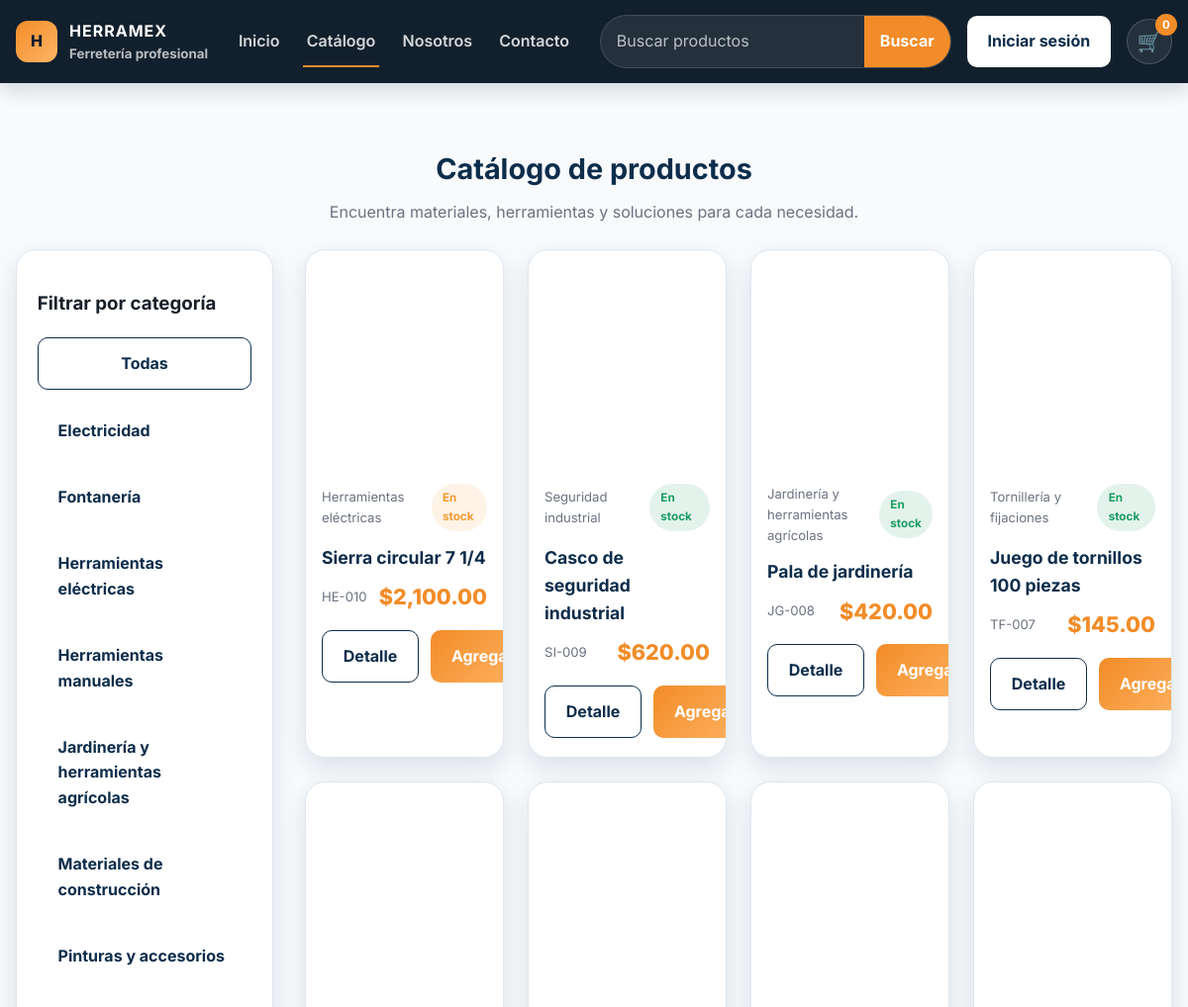
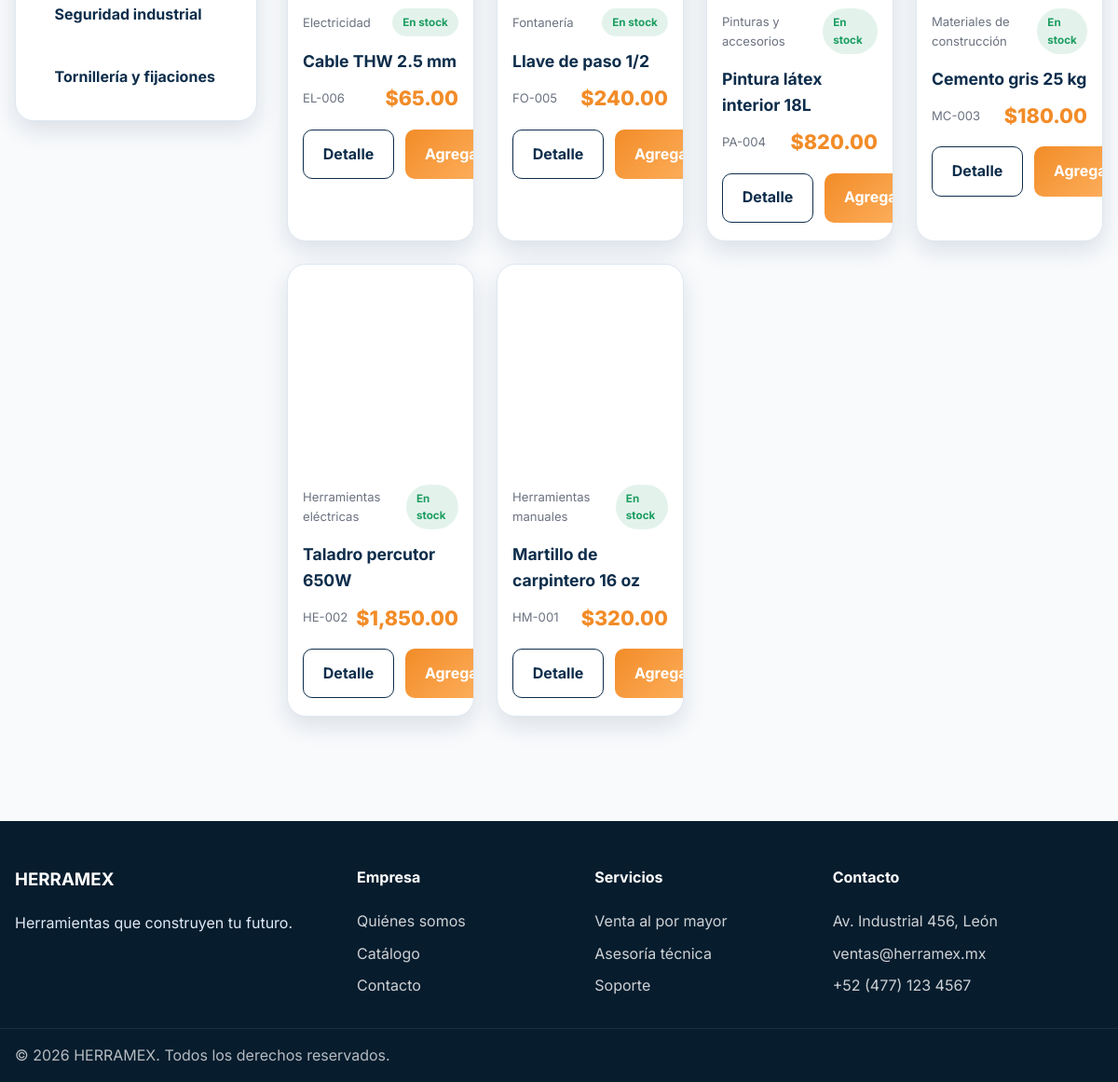
/catalogo.php, run on the app's committed database (2 pictures, top to bottom).
### tables this page shows
CREATE TABLE categorias (
    id INT AUTO_INCREMENT PRIMARY KEY,
    nombre VARCHAR(120) NOT NULL,
    descripcion TEXT,
    imagen VARCHAR(255) DEFAULT NULL,
    estado ENUM('activo','inactivo') NOT NULL DEFAULT 'activo',
    created_at TIMESTAMP DEFAULT CURRENT_TIMESTAMP,
    UNIQUE KEY uq_categoria_nombre (nombre)
);

CREATE TABLE productos (
    id INT AUTO_INCREMENT PRIMARY KEY,
    codigo VARCHAR(50) NOT NULL UNIQUE,
    nombre VARCHAR(180) NOT NULL,
    descripcion TEXT NOT NULL,
    categoria_id INT NOT NULL,
    precio DECIMAL(10,2) NOT NULL,
    stock INT NOT NULL DEFAULT 0,
    imagen VARCHAR(255) DEFAULT NULL,
    estado ENUM('activo','inactivo') NOT NULL DEFAULT 'activo',
    es_promo TINYINT(1) NOT NULL DEFAULT 0,
    created_at TIMESTAMP DEFAULT CURRENT_TIMESTAMP,
    CONSTRAINT fk_productos_categoria FOREIGN KEY (categoria_id) REFERENCES categorias(id) ON DELETE RESTRICT ON UPDATE CASCADE,
    INDEX idx_productos_categoria (categoria_id),
    INDEX idx_productos_nombre (nombre),
    INDEX idx_productos_stock (stock)
);

### includes/funciones.php (called while the page is built, shortened)
<?php
require_once __DIR__ . '/../config/database.php';
function e($value): string
{
    return htmlspecialchars((string) $value, ENT_QUOTES, 'UTF-8');
}
function format_money($amount): string
{
    return '$' . number_format((float) $amount, 2, '.', ',');
}
function current_user(): ?array
{
    return $_SESSION['user'] ?? null;
}
function get_product_image($image): string
{
    if (strpos($image, 'http') === 0) {
        return $image;
    }
    return 'assets/img/' . ltrim($image, '/');
}
function get_cart(): array
{
    return $_SESSION['cart'] ?? [];
}
function cart_count(): int
{
    $count = 0;
    return $count;
}
function get_products_list(array $filters = []): array
{
    $pdo = getDb();
    $sql = 'SELECT p.*, c.nombre AS categoria FROM productos p LEFT JOIN categorias c ON c.id = p.categoria_id WHERE p.estado = :estado';
    $params = [':estado' => 'activo'];
    $sql .= ' ORDER BY p.id DESC';
    $stmt = $pdo->prepare($sql);
    $stmt->execute($params);
    return $stmt->fetchAll();
}
function get_categories(): array
{
    $stmt = getDb()->query('SELECT * FROM categorias ORDER BY nombre ASC');
    return $stmt->fetchAll();
}

### config/database.php (called while the page is built)
<?php
function getDb(): PDO
{
    static $pdo = null;
    if ($pdo instanceof PDO) {
        return $pdo;
    }
    $host = getenv('DB_HOST') ?: 'localhost';
    $dbName = getenv('DB_NAME') ?: 'herramex';
    $dbUser = getenv('DB_USER') ?: 'root';
    $dbPass = getenv('DB_PASS') ?: '';
    $port = getenv('DB_PORT') ?: '3306';
    $dsn = sprintf('mysql:host=%s;port=%s;dbname=%s;charset=utf8mb4', $host, $port, $dbName);
    $options = [
        PDO::ATTR_ERRMODE => PDO::ERRMODE_EXCEPTION,
        PDO::ATTR_DEFAULT_FETCH_MODE => PDO::FETCH_ASSOC,
        PDO::ATTR_EMULATE_PREPARES => false,
    ];
    try {
        $pdo = new PDO($dsn, $dbUser, $dbPass, $options);
        return $pdo;
    } catch (PDOException $e) {
        http_response_code(500);
        die('No se pudo conectar a la base de datos. Verifica la configuración en config/database.php y que MySQL esté activo.');
    }
}

### catalogo.php (the view, shortened to what this page needs)
<?php
require_once __DIR__ . '/includes/header.php';
$search = trim($_GET['q'] ?? '');
$categoryId = isset($_GET['categoria']) ? (int) $_GET['categoria'] : null;
$categories = get_categories();
$products = get_products_list([
    'categoria_id' => $categoryId,
    'search' => $search,
]);
?>
<section class="section">
    <div class="container">
        <div class="section-header">
            <h2>Catálogo de productos</h2>
            <p>Encuentra materiales, herramientas y soluciones para cada necesidad.</p>
        </div>
        <div class="grid" style="grid-template-columns: 260px 1fr; gap: 2rem; align-items:start;">
            <aside class="info-card">
                <h3>Filtrar por categoría</h3>
                <div class="form-grid">
                    <a href="catalogo.php" class="btn btn-outline">Todas</a>
                    <?php foreach ($categories as $category): ?>
                        <a href="catalogo.php?categoria=<?php echo (int) $category['id']; ?>" class="btn btn-secondary" style="justify-content:flex-start; width:100%;">
                            <?php echo e($category['nombre']); ?>
                        </a>
                    <?php endforeach; ?>
                </div>
            </aside>
            <div>
                <?php if (empty($products)): ?>
                    <div class="info-card" style="padding:2rem;">
                        <h3>No se encontraron productos</h3>
                        <p>Intenta con otro término o selecciona otra categoría.</p>
                    </div>
                <?php else: ?>
                    <div class="grid grid-4">
                        <?php foreach ($products as $product): ?>
                            <?php
                            $stockClass = 'stock-ok';
                            if ($product['stock'] <= 5 && $product['stock'] > 0) {
                                $stockClass = 'stock-low';
                            } elseif ($product['stock'] <= 0) {
                                $stockClass = 'stock-out';
                            }
                            ?>
                            <article class="product-card">
                                <div class="product-image" style="background-image:url('<?php echo get_product_image($product['imagen']); ?>');"></div>
                                <div class="product-info">
                                    <div class="meta-line">
                                        <span><?php echo e($product['categoria'] ?? 'General'); ?></span>
                                        <span class="stock-pill <?php echo $stockClass; ?>"><?php echo $product['stock'] > 0 ? 'En stock' : 'Agotado'; ?></span>
                                    </div>
                                    <h3><?php echo e($product['nombre']); ?></h3>
                                    <div class="meta-line">
                                        <span><?php echo e($product['codigo']); ?></span>
                                        <span class="price"><?php echo format_money($product['precio']); ?></span>
                                    </div>
                                    <div class="product-actions">
                                        <a href="producto.php?id=<?php echo (int) $product['id']; ?>" class="btn btn-outline">Detalle</a>
                                        <button class="btn btn-primary" type="button" data-quick-add="<?php echo (int) $product['id']; ?>">Agregar</button>
                                    </div>
                                </div>
                            </article>
                        <?php endforeach; ?>
                    </div>
                <?php endif; ?>
            </div>
        </div>
    </div>
</section>
<?php require_once __DIR__ . '/includes/footer.php'; ?>

### includes/header.php (shortened to what this page needs)
<?php
require_once __DIR__ . '/funciones.php';
$cartCount = cart_count();
$currentUser = current_user();
$currentPage = basename($_SERVER['PHP_SELF']);
?>
<!DOCTYPE html>
<html lang="es">
<head>
    <link rel="stylesheet" href="assets/css/style.css">
</head>
<body>
<header class="site-header">
    <div class="container nav-wrap">
        <a href="index.php" class="brand" aria-label="HERRAMEX inicio">
            <span class="brand-mark">H</span>
            <span>
                <strong>HERRAMEX</strong>
                <small>Ferretería profesional</small>
            </span>
        </a>
        <nav class="main-nav" aria-label="Navegación principal">
            <a href="index.php" class="<?php echo $currentPage === 'index.php' ? 'active' : ''; ?>">Inicio</a>
            <a href="catalogo.php" class="<?php echo $currentPage === 'catalogo.php' ? 'active' : ''; ?>">Catálogo</a>
            <a href="nosotros.php" class="<?php echo $currentPage === 'nosotros.php' ? 'active' : ''; ?>">Nosotros</a>
            <a href="contacto.php" class="<?php echo $currentPage === 'contacto.php' ? 'active' : ''; ?>">Contacto</a>
        </nav>
        <div class="header-tools">
            <form class="search-bar" method="get" action="catalogo.php">
                <input type="search" name="q" placeholder="Buscar productos" value="<?php echo e($_GET['q'] ?? ''); ?>" aria-label="Buscar productos">
                <button type="submit">Buscar</button>
            </form>
            <?php if ($currentUser): ?>
                <div class="user-pill">
                    <span>Hola, <?php echo e($currentUser['nombre']); ?></span>
                    <?php if ($currentUser['rol'] === 'admin' || $currentUser['rol'] === 'empleado'): ?>
                        <a href="admin/index.php" class="btn btn-link">Admin</a>
                    <?php endif; ?>
                    <a href="logout.php" class="btn btn-link">Salir</a>
                </div>
            <?php else: ?>
                <a href="login.php" class="btn btn-secondary">Iniciar sesión</a>
            <?php endif; ?>
            <a href="carrito.php" class="cart-link" aria-label="Carrito de compras">
                <span>🛒</span>
                <span class="cart-count"><?php echo $cartCount; ?></span>
            </a>
        </div>
    </div>
</header>
<main>

### includes/footer.php (shortened to what this page needs)
</main>
<footer class="site-footer">
    <div class="container footer-grid">
        <div>
            <h3>HERRAMEX</h3>
            <p>Herramientas que construyen tu futuro.</p>
        </div>
        <div>
            <h4>Empresa</h4>
            <ul>
                <li><a href="nosotros.php">Quiénes somos</a></li>
                <li><a href="catalogo.php">Catálogo</a></li>
                <li><a href="contacto.php">Contacto</a></li>
            </ul>
        </div>
        <div>
            <h4>Servicios</h4>
            <ul>
                <li><a href="catalogo.php">Venta al por mayor</a></li>
                <li><a href="contacto.php">Asesoría técnica</a></li>
                <li><a href="contacto.php">Soporte</a></li>
            </ul>
        </div>
        <div>
            <h4>Contacto</h4>
            <ul>
                <li>Av. Industrial 456, León</li>
                <li>ventas@herramex.mx</li>
                <li>+52 (477) 123 4567</li>
            </ul>
        </div>
    </div>
    <div class="copyright">
        <div class="container">
            © 2026 HERRAMEX. Todos los derechos reservados.
        </div>
    </div>
</footer>
</body>
</html>

### data on the page
categorias: nombre "Electricidad"
categorias: nombre "Fontanería"
categorias: nombre "Herramientas eléctricas"
categorias: $category['id'] 1 (drawn), nombre "Herramientas manuales"
categorias: nombre "Jardinería y herramientas agrícolas"
categorias: nombre "Materiales de construcción"
categorias: nombre "Pinturas y accesorios"
categorias: nombre "Seguridad industrial"
categorias: nombre "Tornillería y fijaciones"
productos: categoria.nombre "Herramientas eléctricas", stock "En stock", nombre "Sierra circular 7 1/4", codigo "HE-010", precio "$2,100.00"
productos: categoria.nombre "Seguridad industrial", stock "En stock", nombre "Casco de seguridad industrial", codigo "SI-009", precio "$620.00"
productos: categoria.nombre "Jardinería y herramientas agrícolas", stock "En stock", nombre "Pala de jardinería", codigo "JG-008", precio "$420.00"
productos: categoria.nombre "Tornillería y fijaciones", stock "En stock", nombre "Juego de tornillos 100 piezas", codigo "TF-007", precio "$145.00"
productos: categoria.nombre "Electricidad", stock "En stock", nombre "Cable THW 2.5 mm", codigo "EL-006", precio "$65.00"
productos: categoria.nombre "Fontanería", stock "En stock", nombre "Llave de paso 1/2", codigo "FO-005", precio "$240.00"
productos: categoria.nombre "Pinturas y accesorios", stock "En stock", nombre "Pintura látex interior 18L", codigo "PA-004", precio "$820.00"
productos: categoria.nombre "Materiales de construcción", stock "En stock", nombre "Cemento gris 25 kg", codigo "MC-003", precio "$180.00"
productos: categoria.nombre "Herramientas eléctricas", stock "En stock", nombre "Taladro percutor 650W", codigo "HE-002", precio "$1,850.00"
productos: categoria.nombre "Herramientas manuales", stock "En stock", nombre "Martillo de carpintero 16 oz", codigo "HM-001", precio "$320.00"

### other printed values
$cartCount "0"
